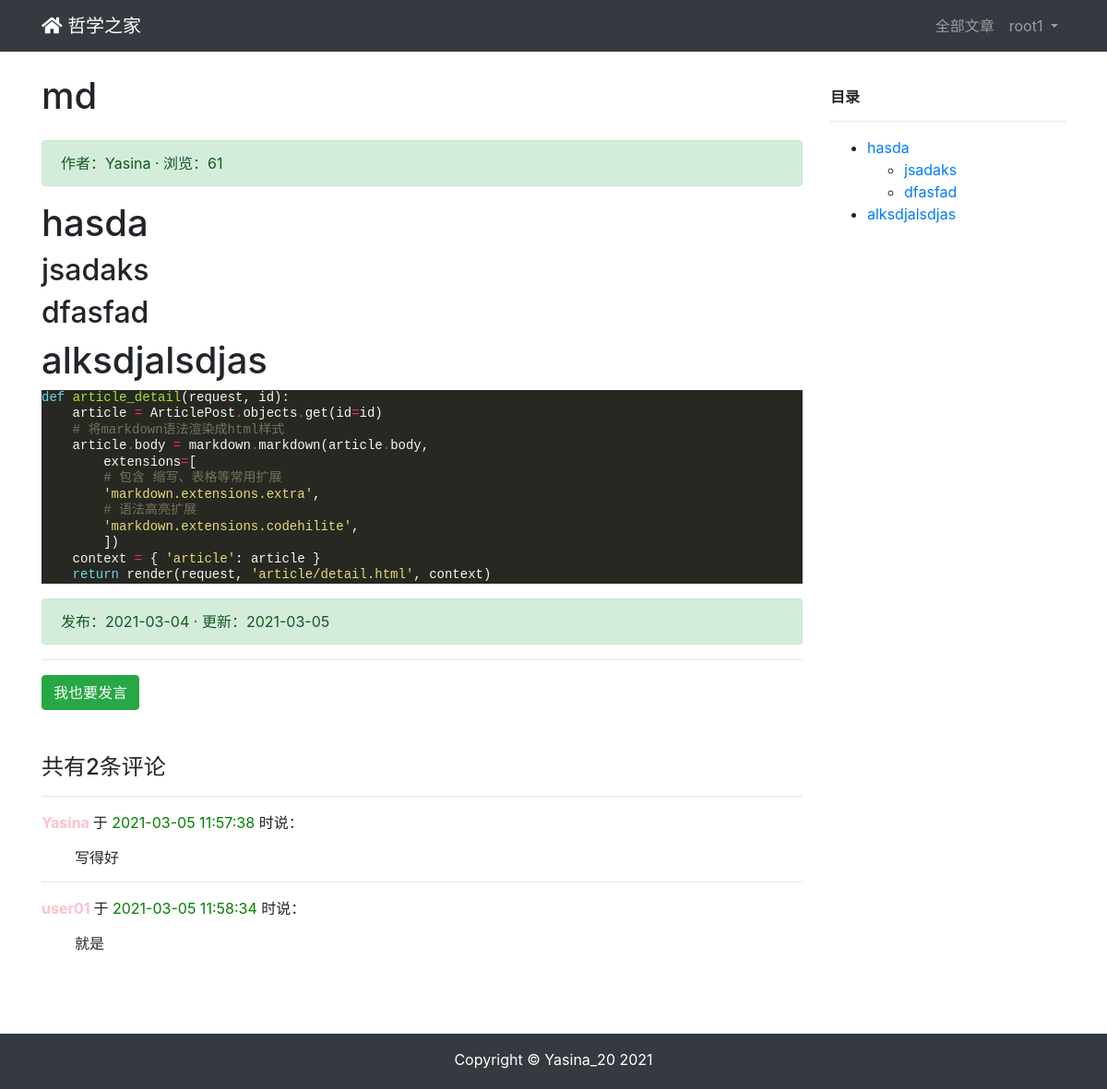
The app's page /article/article_detail/15/ (signed in) with its own data.
### app01/models.py (models this page shows, shortened)
class ArticlePost(models.Model):
    author = models.ForeignKey(User, on_delete=models.CASCADE)
    title = models.CharField(max_length=100)
    avatar = models.ImageField(upload_to='article/%Y%m%d', blank=True)
    body = models.TextField()  # 保存大量文本用TextField
    created = models.DateTimeField(default=timezone.now)
    updated = models.DateTimeField(auto_now=True)
    total_views = models.PositiveIntegerField(default=0)
    tags = TaggableManager(blank=True)
    column = models.ForeignKey(
        ArticleColumn,
        null=True,
        blank=True,
        on_delete=models.CASCADE,
        related_name='article'
    )
    class Meta:
        ordering = ('-created',)
    def save(self, *args, **kwargs):
        article = super(ArticlePost, self).save(*args, **kwargs)
        return article

### comment/models.py (models this page shows, shortened)
class Comment(models.Model):
    article = models.ForeignKey(ArticlePost, on_delete=models.CASCADE, related_name='comments')
    user = models.ForeignKey(User, on_delete=models.CASCADE, related_name='comments')
    body = RichTextField()
    created = models.DateTimeField(auto_now_add=True)
    class Meta:
        ordering = ('created',)

### app01/views.py (the view)
# urls.py: path('article_detail/<int:id>/', views.article_detail, name='article_detail'),
def article_detail(request, id):
    article = ArticlePost.objects.get(id=id)
    comments = Comment.objects.filter(article=id)
    article.total_views += 1
    article.save(update_fields=['total_views'])
    md = markdown.Markdown(
        extensions=[
            'markdown.extensions.extra',
            'markdown.extensions.codehilite',
            'markdown.extensions.toc',
        ])
    article.body = md.convert(article.body)
    comments_form = CommentFrom()
    print(md.toc, '------------------------')
    context = {'article': article, 'toc': md.toc, 'comments': comments, 'comments_form': comments_form}
    return render(request, 'article/detail.html', context)

### templates/article/detail.html (shortened to what this page needs)
{% extends "base.html" %}
{% load static %}
{% block content %}
<link rel="stylesheet" href="{% static 'prism/prism.css' %}">
<div class="container">
    <div class="row">
        <div class="col-9">
            <h1 class="mt-4 mb-4">{{ article.title }}</h1>
            <div class="alert alert-success">
                作者：{{ article.author }} ·
                浏览：{{ article.total_views }}
            </div>
            <div><p>{{ article.body|safe }}</p></div>
            <div class="alert alert-success">
                发布：{{ article.created|date:'Y-m-d' }} ·
                更新：{{ article.updated|date:'Y-m-d' }}
            </div>
            <hr>
            {% if user.is_authenticated %}
                <div>
                    <form action="{% url 'comment:post_comment' article.id %}" method="POST">
                        <div class="form-group">
                            <label for="body">
                                <strong class="btn btn-success" onclick="fayan()">
                                    我也要发言
                                </strong>
                            </label>
                        </div>
                    </form>
                </div>
                <br>
            {% else %}
                <br>
                <h5 class="row justify-content-center">
                    请<a href="{% url 'userprofile:login' %}">登录</a>后回复
                </h5>
                <br>
            {% endif %}
            <h4>共有{{ comments.count }}条评论</h4>
            <div>
                {% for comment in comments %}
                    <hr>
                    <p>
                        <strong style="color: pink">
                            {{ comment.user }}
                        </strong> 于
                        <span style="color: green">
                            {{ comment.created|date:"Y-m-d H:i:s" }}
                        </span> 时说：
                    </p>
                    <pre style="font-family: inherit; font-size: 1em;">
        {{ comment.body|safe }}</pre>
                {% endfor %}
            </div>
        </div>
        {% if 'href' in toc %}
        <div class="col-3 mt-4">
            <h6><p></p><strong>目录</strong></h6>
            <hr>
            <div>
                {{ toc|safe }}
            </div>
        </div>
        {% endif %}
    </div>
</div>
{% endblock content %}

### templates/header.html (shortened to what this page needs)
<nav class="navbar navbar-expand-lg navbar-dark bg-dark">
    <div class="container">
    <a class="navbar-brand" href="#">
        <i class="fas fa-home"></i>
        哲学之家
    </a>
    <div>
      <ul class="navbar-nav">
        <li class="nav-item">
           <a class="nav-link" href="{% url 'app01:article_list' %}">全部文章</a>
        </li>
        {% if user.is_authenticated %}
        <li class="nav-item dropdown">
            <a class="nav-link dropdown-toggle" href="#" id="navbarDropdown" role="button" data-toggle="dropdown" aria-haspopup="true" aria-expanded="false">
              {{ user.username }}
            </a>
        </li>
        {% else %}
        <li class="nav-item">
            <a class="nav-link" href="/accounts/login/">登录</a>
        </li>
        {% endif %}
      </ul>
    </div>
  </div>
</nav>

### static/md_css/monokai.css (style rules this page uses)
pre { line-height: 125%; }
.codehilite { background: #272822; color: #f8f8f2 }
.codehilite .k { color: #66d9ef }
.codehilite .n { color: #f8f8f2 }
.codehilite .o { color: #f92672 }
.codehilite .p { color: #f8f8f2 }
.codehilite .c1 { color: #75715e }
.codehilite .nb { color: #f8f8f2 }
.codehilite .nf { color: #a6e22e }
.codehilite .w { color: #f8f8f2 }
.codehilite .s1 { color: #e6db74 }

### templates/base.html (style rules this page uses)
html, body { height: 100%; margin: 0; }

### records on screen
ArticlePost: title "md", author "Yasina", total_views "61", body "hasda jsadaks dfasfad alksdjalsdjas def article_detail ( request , id ): article = ArticlePost . objects . get ( id = id ) # 将markdown语法渲染成html样式 article . body = markdown . markdown ( article . body , extensions = [ # 包含 缩写、表格等常用扩展 'markdown.extensions.extra' , # 语法高亮扩展 'markdown.extensions.codehilite' , ]) context = { 'article' : article } return render ( request , 'article/detail.html' , context )", created "2021-03-04", updated "2021-03-05"
Comment: user "Yasina", created "2021-03-05 11:57:38", body "写得好"
Comment: user "user01", created "2021-03-05 11:58:34", body "就是"

### other values on screen
{{ user.username }} "root1"
{{ comments.count }} "2"
{{ toc|safe }} "hasda jsadaks dfasfad alksdjalsdjas"
